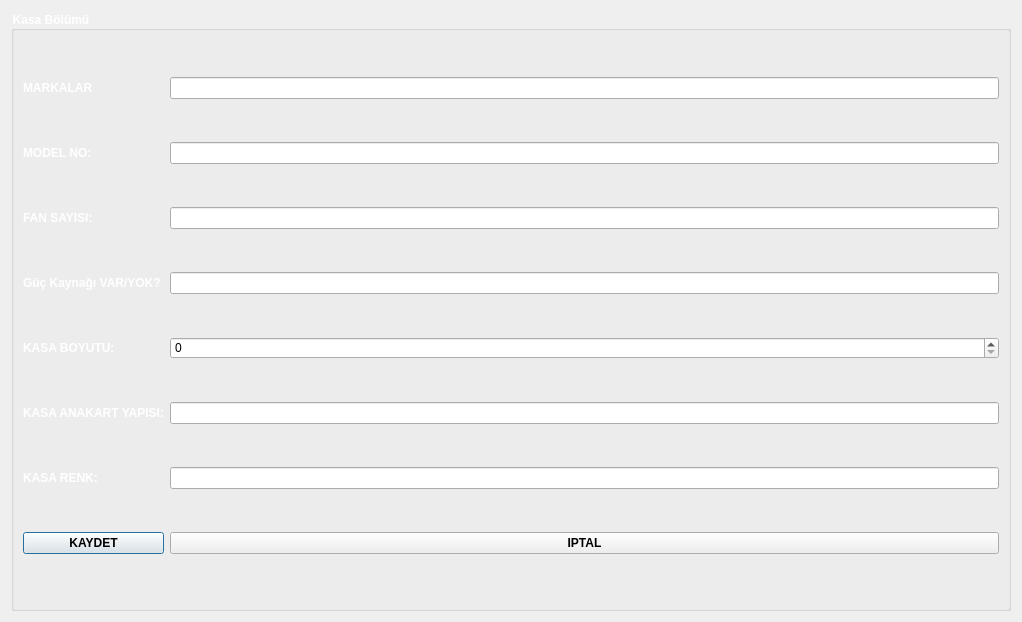
<?xml version="1.0" encoding="UTF-8"?>
<ui version="4.0">
 <class>TMOKasaTanimlamaFormu</class>
 <widget class="QDialog" name="TMOKasaTanimlamaFormu">
  <property name="geometry">
   <rect>
    <x>0</x>
    <y>0</y>
    <width>393</width>
    <height>438</height>
   </rect>
  </property>
  <property name="windowTitle">
   <string>Dialog</string>
  </property>
  <property name="styleSheet">
   <string notr="true">TMOKasaTanimlamaFormu{

	background-image: url(:/resimler/kasa.jpg);
}

QLabel {
   font:Bold; 
   color: #ffffff;
}
QGroupBox {
    font:Bold;
color: #ffffff;
}
QPushButton{font:Bold;}


</string>
  </property>
  <layout class="QGridLayout" name="gridLayout">
   <item row="0" column="0">
    <widget class="QGroupBox" name="GBKasaBolumu">
     <property name="minimumSize">
      <size>
       <width>1000</width>
       <height>600</height>
      </size>
     </property>
     <property name="maximumSize">
      <size>
       <width>1000</width>
       <height>600</height>
      </size>
     </property>
     <property name="title">
      <string>Kasa Bölümü</string>
     </property>
     <layout class="QGridLayout" name="gridLayout_3">
      <item row="2" column="1">
       <widget class="QLineEdit" name="LEFanSayisi"/>
      </item>
      <item row="5" column="1">
       <widget class="QLineEdit" name="LEKasaAnakartYapisi"/>
      </item>
      <item row="6" column="0">
       <widget class="QLabel" name="LKasaRenk">
        <property name="text">
         <string>KASA RENK:</string>
        </property>
        <property name="buddy">
         <cstring>LEKasaRenk</cstring>
        </property>
       </widget>
      </item>
      <item row="2" column="0">
       <widget class="QLabel" name="LFanSayisi">
        <property name="text">
         <string>FAN SAYISI:</string>
        </property>
        <property name="buddy">
         <cstring>LEFanSayisi</cstring>
        </property>
       </widget>
      </item>
      <item row="5" column="0">
       <widget class="QLabel" name="LKasaAnakartYapisi">
        <property name="text">
         <string>KASA ANAKART YAPISI:</string>
        </property>
        <property name="buddy">
         <cstring>LEKasaAnakartYapisi</cstring>
        </property>
       </widget>
      </item>
      <item row="0" column="0">
       <widget class="QLabel" name="LMarka">
        <property name="text">
         <string>MARKALAR</string>
        </property>
        <property name="buddy">
         <cstring>LEMarka</cstring>
        </property>
       </widget>
      </item>
      <item row="7" column="0">
       <widget class="QPushButton" name="PBKaydet">
        <property name="text">
         <string>KAYDET</string>
        </property>
       </widget>
      </item>
      <item row="0" column="1">
       <widget class="QLineEdit" name="LEMarka"/>
      </item>
      <item row="1" column="1">
       <widget class="QLineEdit" name="LEModelNo"/>
      </item>
      <item row="1" column="0">
       <widget class="QLabel" name="LModelNo">
        <property name="text">
         <string>MODEL NO:</string>
        </property>
        <property name="buddy">
         <cstring>LEModelNo</cstring>
        </property>
       </widget>
      </item>
      <item row="4" column="0">
       <widget class="QLabel" name="LKasaBoyutu">
        <property name="text">
         <string>KASA BOYUTU:</string>
        </property>
       </widget>
      </item>
      <item row="6" column="1">
       <widget class="QLineEdit" name="LEKasaRenk"/>
      </item>
      <item row="7" column="1">
       <widget class="QPushButton" name="PBIptal">
        <property name="text">
         <string>IPTAL</string>
        </property>
       </widget>
      </item>
      <item row="3" column="0">
       <widget class="QLabel" name="LGucKaynagi">
        <property name="text">
         <string>Güç Kaynağı VAR/YOK?</string>
        </property>
        <property name="buddy">
         <cstring>LEGucKaynagi</cstring>
        </property>
       </widget>
      </item>
      <item row="3" column="1">
       <widget class="QLineEdit" name="LEGucKaynagi"/>
      </item>
      <item row="4" column="1">
       <widget class="QSpinBox" name="SBKasaBoyutu"/>
      </item>
     </layout>
    </widget>
   </item>
  </layout>
 </widget>
 <tabstops>
  <tabstop>LEMarka</tabstop>
  <tabstop>LEModelNo</tabstop>
  <tabstop>LEFanSayisi</tabstop>
  <tabstop>LEGucKaynagi</tabstop>
  <tabstop>LEKasaAnakartYapisi</tabstop>
  <tabstop>LEKasaRenk</tabstop>
  <tabstop>PBKaydet</tabstop>
  <tabstop>PBIptal</tabstop>
 </tabstops>
 <resources/>
 <connections>
  <connection>
   <sender>PBKaydet</sender>
   <signal>clicked()</signal>
   <receiver>TMOKasaTanimlamaFormu</receiver>
   <slot>accept()</slot>
   <hints>
    <hint type="sourcelabel">
     <x>156</x>
     <y>330</y>
    </hint>
    <hint type="destinationlabel">
     <x>79</x>
     <y>363</y>
    </hint>
   </hints>
  </connection>
  <connection>
   <sender>PBIptal</sender>
   <signal>clicked()</signal>
   <receiver>TMOKasaTanimlamaFormu</receiver>
   <slot>reject()</slot>
   <hints>
    <hint type="sourcelabel">
     <x>226</x>
     <y>331</y>
    </hint>
    <hint type="destinationlabel">
     <x>331</x>
     <y>372</y>
    </hint>
   </hints>
  </connection>
 </connections>
</ui>
